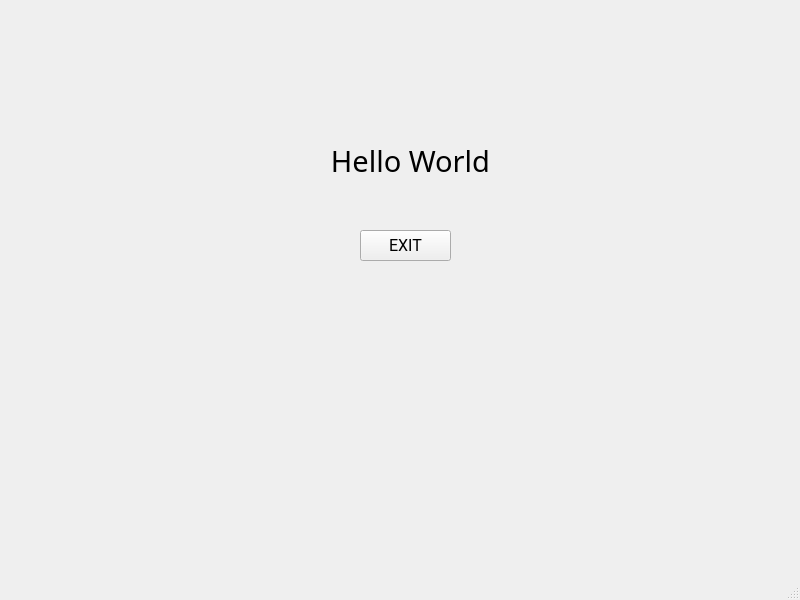
<?xml version="1.0" encoding="UTF-8"?>
<ui version="4.0">
 <class>MainWindow</class>
 <widget class="QMainWindow" name="MainWindow">
  <property name="geometry">
   <rect>
    <x>0</x>
    <y>0</y>
    <width>800</width>
    <height>600</height>
   </rect>
  </property>
  <property name="windowTitle">
   <string>MainWindow</string>
  </property>
  <widget class="QWidget" name="centralwidget">
   <widget class="QLabel" name="label">
    <property name="geometry">
     <rect>
      <x>280</x>
      <y>130</y>
      <width>261</width>
      <height>61</height>
     </rect>
    </property>
    <property name="font">
     <font>
      <family>Monotalic</family>
      <pointsize>22</pointsize>
     </font>
    </property>
    <property name="text">
     <string>Hello World</string>
    </property>
    <property name="alignment">
     <set>Qt::AlignCenter</set>
    </property>
   </widget>
   <widget class="QPushButton" name="exitButton">
    <property name="geometry">
     <rect>
      <x>360</x>
      <y>230</y>
      <width>91</width>
      <height>31</height>
     </rect>
    </property>
    <property name="font">
     <font>
      <family>Roboto</family>
      <pointsize>12</pointsize>
     </font>
    </property>
    <property name="text">
     <string>EXIT</string>
    </property>
   </widget>
  </widget>
  <widget class="QStatusBar" name="statusbar"/>
 </widget>
 <resources/>
 <connections/>
</ui>
